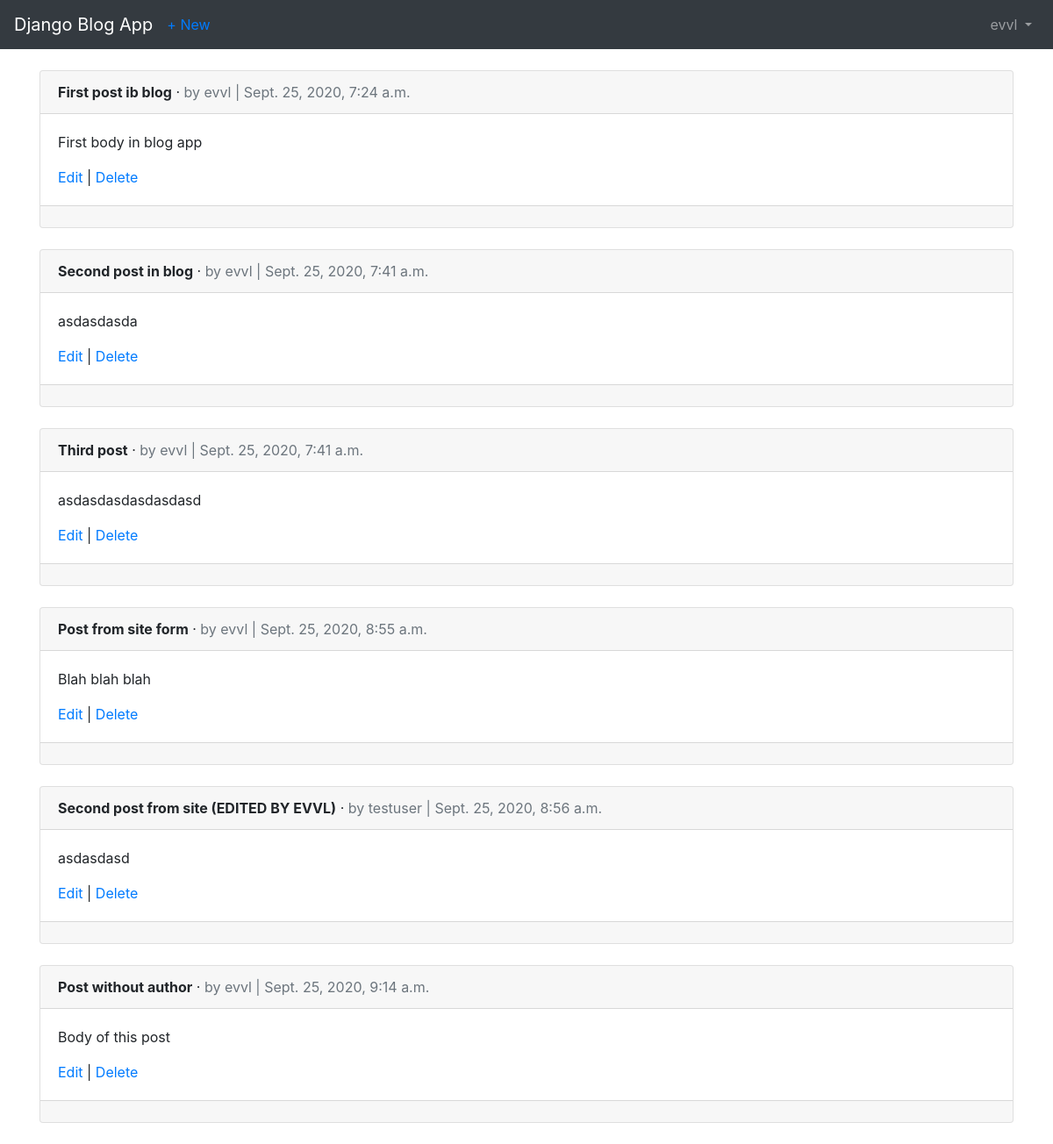
The page /posts/ (signed in) on the database as committed earlier.
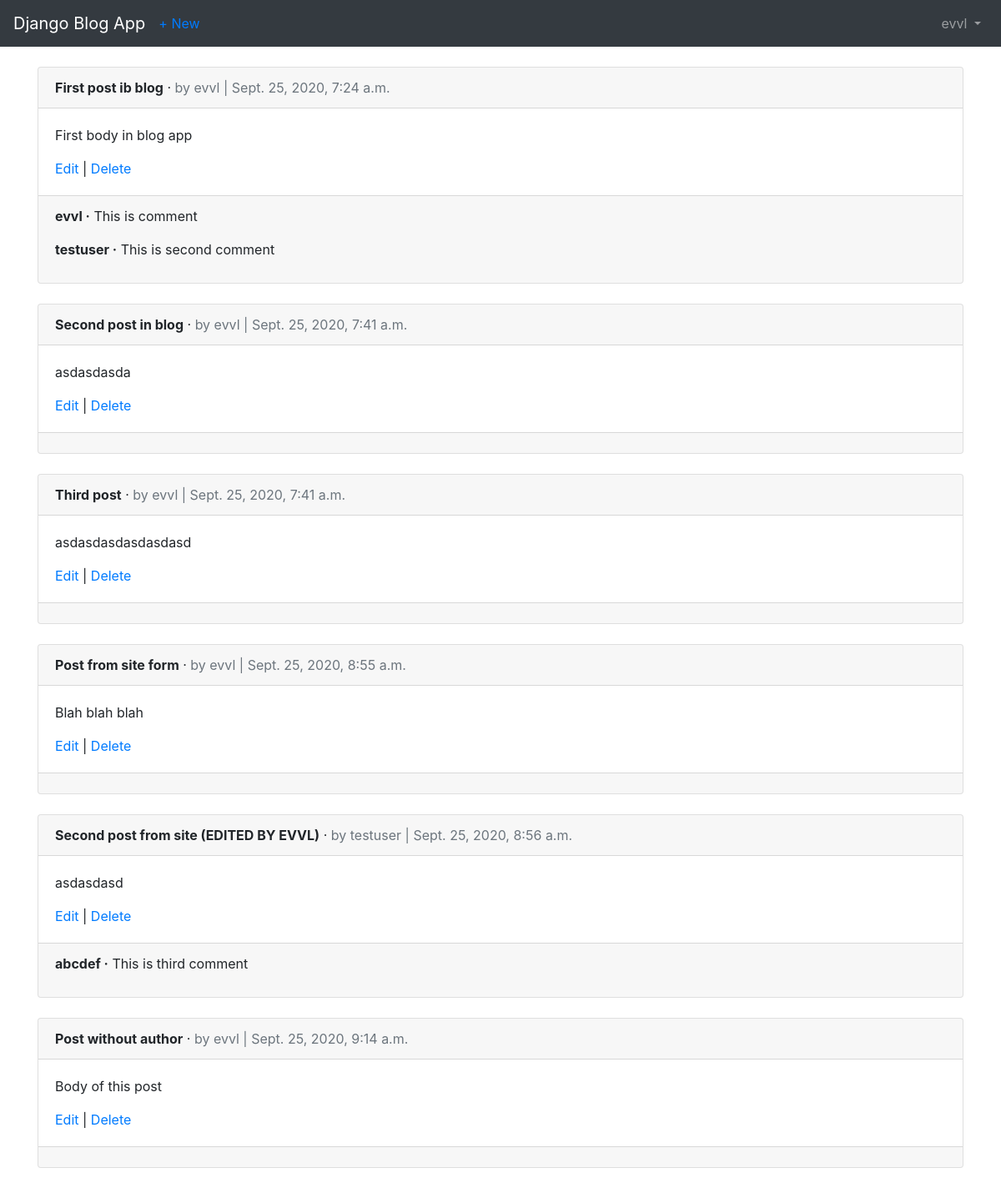
The same page on the database as committed later.
### posts/models.py (models this page shows, shortened)
class Post(models.Model):
    title = models.CharField(max_length=256)
    body = models.TextField()
    date = models.DateTimeField(auto_now_add=True)
    author = models.ForeignKey(
        get_user_model(), #'users.NewCustomUser'
        on_delete=models.CASCADE,
    )

class Comment(models.Model):
    post = models.ForeignKey(
        Post,
        on_delete=models.CASCADE,
        related_name='comments',
    )
    comment = models.CharField(max_length=140)
    author =  models.ForeignKey(
        get_user_model(), #'users.NewCustomUser'
        on_delete=models.CASCADE,
    )
    def __str__(self):
        return self.comment

### users/models.py (models this page shows)
class CustomUser(AbstractUser):
    age = models.PositiveIntegerField(null=True, blank=True)

### posts/views.py (the view)
# urls.py: path('', PostListView.as_view(), name='post_list'),
class PostListView(LoginRequiredMixin, ListView):
    model = Post
    template_name = 'post_list.html'
    context_object_name = 'post_list'
    login_url = 'login'

### templates/post_list.html (shortened to what this page needs)
{% extends 'base.html' %}
{% block content %}
    {% for post in post_list %}
        <div class="card">
            <div class="card-header">
                <span class="font-weight-bold">{{post.title}}</span> &middot;
                <span class="text-muted">by {{post.author}} |
                {{post.date}}</span>
            </div>
            <div class="card-body">
                <p>{{post.body}}</p>
                <a href="{% url 'post_edit' post.pk %}">Edit</a>
                |
                <a href="{% url 'post_delete' post.pk%}">Delete</a>
            </div>
            <div class="card-footer">
                {% for comment in post.comments.all %}
                <p>
                    <span class="font-weight-bold">{{comment.author}} &middot;</span>
                    {{comment}}
                </p>
                {% endfor %}
            </div>
        </div>
        <br/>
    {% endfor %}
{% endblock content %}

Rows that differ between the two databases and show on the page:
added Comment: author "evvl", comment "This is comment", shown under Post "First post ib blog"
added Comment: author "testuser", comment "This is second comment", shown under Post "First post ib blog"
added Comment: author "abcdef", comment "This is third comment", shown under Post "Second post from site (EDITED BY EVVL)"
